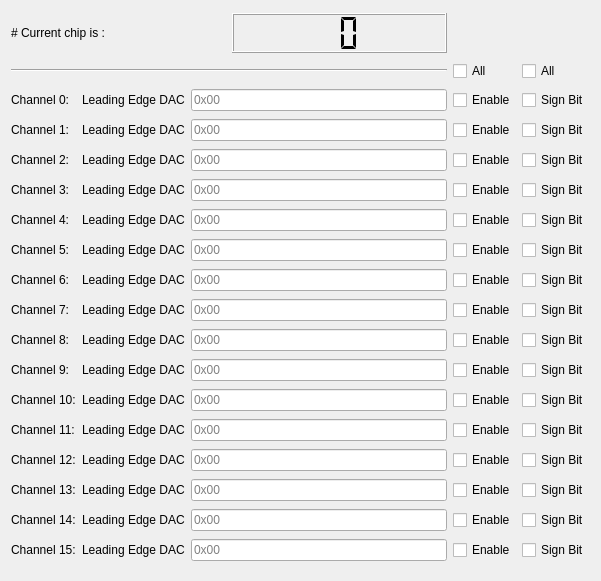
   <widget class="QWidget" name="gridLayoutWidget">
    <property name="geometry">
     <rect>
      <x>30</x>
      <y>80</y>
      <width>601</width>
      <height>581</height>
     </rect>
    </property>
    <layout class="QGridLayout" name="gridLayout_2">
     <item row="7" column="3">
      <widget class="QCheckBox" name="enableDAC_05">
       <property name="text">
        <string>Enable</string>
       </property>
      </widget>
     </item>
     <item row="12" column="4">
      <widget class="QCheckBox" name="signBit_10">
       <property name="text">
        <string>Sign Bit</string>
       </property>
      </widget>
     </item>
     <item row="3" column="0">
      <widget class="QLabel" name="label_52">
       <property name="text">
        <string>Channel 1:</string>
       </property>
       <property name="buddy">
        <cstring>leadingEdgeDAC_01</cstring>
       </property>
      </widget>
     </item>
     <item row="1" column="3">
      <widget class="QCheckBox" name="enableDAC_all">
       <property name="text">
        <string>All</string>
       </property>
      </widget>
     </item>
     <item row="7" column="1">
      <widget class="QLabel" name="label_60">
       <property name="text">
        <string>Leading Edge DAC</string>
       </property>
      </widget>
     </item>
     <item row="3" column="1">
      <widget class="QLabel" name="label_56">
       <property name="text">
        <string>Leading Edge DAC</string>
       </property>
      </widget>
     </item>
     <item row="5" column="3">
      <widget class="QCheckBox" name="enableDAC_03">
       <property name="text">
        <string>Enable</string>
       </property>
      </widget>
     </item>
     <item row="17" column="2">
      <widget class="QLineEdit" name="leadingEdgeDAC_15">
       <property name="minimumSize">
        <size>
         <width>100</width>
         <height>0</height>
        </size>
       </property>
       <property name="toolTip">
        <string>Enter value in Hex</string>
       </property>
       <property name="inputMethodHints">
        <set>Qt::ImhNone</set>
       </property>
       <property name="placeholderText">
        <string>0x00</string>
       </property>
       <property name="clearButtonEnabled">
        <bool>true</bool>
       </property>
      </widget>
     </item>
     <item row="16" column="2">
      <widget class="QLineEdit" name="leadingEdgeDAC_14">
       <property name="minimumSize">
        <size>
         <width>100</width>
         <height>0</height>
        </size>
       </property>
       <property name="toolTip">
        <string>Enter value in Hex</string>
       </property>
       <property name="inputMethodHints">
        <set>Qt::ImhNone</set>
       </property>
       <property name="placeholderText">
        <string>0x00</string>
       </property>
       <property name="clearButtonEnabled">
        <bool>true</bool>
       </property>
      </widget>
     </item>
     <item row="16" column="0">
      <widget class="QLabel" name="label_46">
       <property name="text">
        <string>Channel 14:</string>
       </property>
       <property name="buddy">
        <cstring>leadingEdgeDAC_14</cstring>
       </property>
      </widget>
     </item>
     <item row="2" column="3">
      <widget class="QCheckBox" name="enableDAC_00">
       <property name="text">
        <string>Enable</string>
       </property>
      </widget>
     </item>
     <item row="7" column="2">
      <widget class="QLineEdit" name="leadingEdgeDAC_05">
       <property name="minimumSize">
        <size>
         <width>100</width>
         <height>0</height>
        </size>
       </property>
       <property name="toolTip">
        <string>Enter value in Hex</string>
       </property>
       <property name="inputMethodHints">
        <set>Qt::ImhNone</set>
       </property>
       <property name="placeholderText">
        <string>0x00</string>
       </property>
       <property name="clearButtonEnabled">
        <bool>true</bool>
       </property>
      </widget>
     </item>
     <item row="8" column="4">
      <widget class="QCheckBox" name="signBit_06">
       <property name="text">
        <string>Sign Bit</string>
       </property>
      </widget>
     </item>
     <item row="9" column="1">
      <widget class="QLabel" name="label_62">
       <property name="text">
        <string>Leading Edge DAC</string>
       </property>
      </widget>
     </item>
     <item row="4" column="3">
      <widget class="QCheckBox" name="enableDAC_02">
       <property name="text">
        <string>Enable</string>
       </property>
      </widget>
     </item>
     <item row="15" column="3">
      <widget class="QCheckBox" name="enableDAC_13">
       <property name="text">
        <string>Enable</string>
       </property>
      </widget>
     </item>
     <item row="9" column="3">
      <widget class="QCheckBox" name="enableDAC_07">
       <property name="text">
        <string>Enable</string>
       </property>
      </widget>
     </item>
     <item row="15" column="2">
      <widget class="QLineEdit" name="leadingEdgeDAC_13">
       <property name="minimumSize">
        <size>
         <width>100</width>
         <height>0</height>
        </size>
       </property>
       <property name="toolTip">
        <string>Enter value in Hex</string>
       </property>
       <property name="inputMethodHints">
        <set>Qt::ImhNone</set>
       </property>
       <property name="placeholderText">
        <string>0x00</string>
       </property>
       <property name="clearButtonEnabled">
        <bool>true</bool>
       </property>
      </widget>
     </item>
     <item row="4" column="4">
      <widget class="QCheckBox" name="signBit_02">
       <property name="text">
        <string>Sign Bit</string>
       </property>
      </widget>
     </item>
     <item row="5" column="1">
      <widget class="QLabel" name="label_58">
       <property name="text">
        <string>Leading Edge DAC</string>
       </property>
      </widget>
     </item>
     <item row="6" column="2">
      <widget class="QLineEdit" name="leadingEdgeDAC_04">
       <property name="minimumSize">
        <size>
         <width>100</width>
         <height>0</height>
        </size>
       </property>
       <property name="toolTip">
        <string>Enter value in Hex</string>
       </property>
       <property name="inputMethodHints">
        <set>Qt::ImhNone</set>
       </property>
       <property name="placeholderText">
        <string>0x00</string>
       </property>
       <property name="clearButtonEnabled">
        <bool>true</bool>
       </property>
      </widget>
     </item>
     <item row="12" column="1">
      <widget class="QLabel" name="label_65">
       <property name="text">
        <string>Leading Edge DAC</string>
       </property>
      </widget>
     </item>
     <item row="14" column="3">
      <widget class="QCheckBox" name="enableDAC_12">
       <property name="text">
        <string>Enable</string>
       </property>
      </widget>
     </item>
     <item row="9" column="2">
      <widget class="QLineEdit" name="leadingEdgeDAC_07">
       <property name="minimumSize">
        <size>
         <width>100</width>
         <height>0</height>
        </size>
       </property>
       <property name="toolTip">
        <string>Enter value in Hex</string>
       </property>
       <property name="inputMethodHints">
        <set>Qt::ImhNone</set>
       </property>
       <property name="placeholderText">
        <string>0x00</string>
       </property>
       <property name="clearButtonEnabled">
        <bool>true</bool>
       </property>
      </widget>
     </item>
     <item row="4" column="0">
      <widget class="QLabel" name="label_10">
       <property name="text">
        <string>Channel 2:</string>
       </property>
       <property name="buddy">
        <cstring>leadingEdgeDAC_02</cstring>
       </property>
      </widget>
     </item>
     <item row="10" column="1">
      <widget class="QLabel" name="label_63">
       <property name="text">
        <string>Leading Edge DAC</string>
       </property>
      </widget>
     </item>
     <item row="12" column="2">
      <widget class="QLineEdit" name="leadingEdgeDAC_10">
       <property name="minimumSize">
        <size>
         <width>100</width>
         <height>0</height>
        </size>
       </property>
       <property name="toolTip">
        <string>Enter value in Hex</string>
       </property>
       <property name="inputMethodHints">
        <set>Qt::ImhNone</set>
       </property>
       <property name="placeholderText">
        <string>0x00</string>
       </property>
       <property name="clearButtonEnabled">
        <bool>true</bool>
       </property>
      </widget>
     </item>
     <item row="9" column="4">
      <widget class="QCheckBox" name="signBit_07">
       <property name="text">
        <string>Sign Bit</string>
       </property>
      </widget>
     </item>
     <item row="13" column="1">
      <widget class="QLabel" name="label_66">
       <property name="text">
        <string>Leading Edge DAC</string>
       </property>
      </widget>
     </item>
     <item row="12" column="3">
      <widget class="QCheckBox" name="enableDAC_10">
       <property name="text">
        <string>Enable</string>
       </property>
      </widget>
     </item>
     <item row="2" column="4">
      <widget class="QCheckBox" name="signBit_00">
       <property name="text">
        <string>Sign Bit</string>
       </property>
      </widget>
     </item>
     <item row="14" column="0">
      <widget class="QLabel" name="label_40">
       <property name="text">
        <string>Channel 12:</string>
       </property>
       <property name="buddy">
        <cstring>leadingEdgeDAC_12</cstring>
       </property>
      </widget>
     </item>
     <item row="8" column="2">
      <widget class="QLineEdit" name="leadingEdgeDAC_06">
       <property name="minimumSize">
        <size>
         <width>100</width>
         <height>0</height>
        </size>
       </property>
       <property name="toolTip">
        <string>Enter value in Hex</string>
       </property>
       <property name="inputMethodHints">
        <set>Qt::ImhNone</set>
       </property>
       <property name="placeholderText">
        <string>0x00</string>
       </property>
       <property name="clearButtonEnabled">
        <bool>true</bool>
       </property>
      </widget>
     </item>
     <item row="14" column="2">
      <widget class="QLineEdit" name="leadingEdgeDAC_12">
       <property name="minimumSize">
        <size>
         <width>100</width>
         <height>0</height>
        </size>
       </property>
       <property name="toolTip">
        <string>Enter value in Hex</string>
       </property>
       <property name="inputMethodHints">
        <set>Qt::ImhNone</set>
       </property>
       <property name="placeholderText">
        <string>0x00</string>
       </property>
       <property name="clearButtonEnabled">
        <bool>true</bool>
       </property>
      </widget>
     </item>
     <item row="16" column="1">
      <widget class="QLabel" name="label_69">
       <property name="text">
        <string>Leading Edge DAC</string>
       </property>
      </widget>
     </item>
     <item row="3" column="3">
      <widget class="QCheckBox" name="enableDAC_01">
       <property name="text">
        <string>Enable</string>
       </property>
      </widget>
     </item>
     <item row="15" column="4">
      <widget class="QCheckBox" name="signBit_13">
       <property name="text">
        <string>Sign Bit</string>
       </property>
      </widget>
     </item>
     <item row="13" column="3">
      <widget class="QCheckBox" name="enableDAC_11">
       <property name="text">
        <string>Enable</string>
       </property>
      </widget>
     </item>
     <item row="7" column="4">
      <widget class="QCheckBox" name="signBit_05">
       <property name="text">
        <string>Sign Bit</string>
       </property>
      </widget>
     </item>
     <item row="15" column="0">
      <widget class="QLabel" name="label_20">
       <property name="text">
        <string>Channel 13:</string>
       </property>
       <property name="buddy">
        <cstring>leadingEdgeDAC_13</cstring>
       </property>
      </widget>
     </item>
     <item row="8" column="3">
      <widget class="QCheckBox" name="enableDAC_06">
       <property name="text">
        <string>Enable</string>
       </property>
      </widget>
     </item>
     <item row="17" column="4">
      <widget class="QCheckBox" name="signBit_15">
       <property name="text">
        <string>Sign Bit</string>
       </property>
      </widget>
     </item>
     <item row="4" column="1">
      <widget class="QLabel" name="label_57">
       <property name="text">
        <string>Leading Edge DAC</string>
       </property>
      </widget>
     </item>
     <item row="4" column="2">
      <widget class="QLineEdit" name="leadingEdgeDAC_02">
       <property name="minimumSize">
        <size>
         <width>100</width>
         <height>0</height>
        </size>
       </property>
       <property name="toolTip">
        <string>Enter value in Hex</string>
       </property>
       <property name="inputMethodHints">
        <set>Qt::ImhNone</set>
       </property>
       <property name="placeholderText">
        <string>0x00</string>
       </property>
       <property name="clearButtonEnabled">
        <bool>true</bool>
       </property>
      </widget>
     </item>
     <item row="6" column="4">
      <widget class="QCheckBox" name="signBit_04">
       <property name="text">
        <string>Sign Bit</string>
       </property>
      </widget>
     </item>
     <item row="16" column="4">
      <widget class="QCheckBox" name="signBit_14">
       <property name="text">
        <string>Sign Bit</string>
       </property>
      </widget>
     </item>
     <item row="2" column="0">
      <widget class="QLabel" name="label_3">
       <property name="text">
        <string>Channel 0:</string>
       </property>
       <property name="buddy">
        <cstring>leadingEdgeDAC_00</cstring>
       </property>
      </widget>
     </item>
     <item row="3" column="2">
      <widget class="QLineEdit" name="leadingEdgeDAC_01">
       <property name="minimumSize">
        <size>
         <width>100</width>
         <height>0</height>
        </size>
       </property>
       <property name="toolTip">
        <string>Enter value in Hex</string>
       </property>
       <property name="inputMethodHints">
        <set>Qt::ImhNone</set>
       </property>
       <property name="placeholderText">
        <string>0x00</string>
       </property>
       <property name="clearButtonEnabled">
        <bool>true</bool>
       </property>
      </widget>
     </item>
     <item row="13" column="4">
      <widget class="QCheckBox" name="signBit_11">
       <property name="text">
        <string>Sign Bit</string>
       </property>
      </widget>
     </item>
     <item row="17" column="3">
      <widget class="QCheckBox" name="enableDAC_15">
       <property name="text">
        <string>Enable</string>
       </property>
      </widget>
     </item>
     <item row="10" column="4">
      <widget class="QCheckBox" name="signBit_08">
       <property name="text">
        <string>Sign Bit</string>
       </property>
      </widget>
     </item>
     <item row="1" column="0" colspan="3">
      <widget class="Line" name="line_4">
       <property name="orientation">
        <enum>Qt::Horizontal</enum>
       </property>
      </widget>
     </item>
     <item row="10" column="3">
      <widget class="QCheckBox" name="enableDAC_08">
       <property name="text">
        <string>Enable</string>
       </property>
      </widget>
     </item>
     <item row="13" column="2">
      <widget class="QLineEdit" name="leadingEdgeDAC_11">
       <property name="minimumSize">
        <size>
         <width>100</width>
         <height>0</height>
        </size>
       </property>
       <property name="toolTip">
        <string>Enter value in Hex</string>
       </property>
       <property name="inputMethodHints">
        <set>Qt::ImhNone</set>
       </property>
       <property name="placeholderText">
        <string>0x00</string>
       </property>
       <property name="clearButtonEnabled">
        <bool>true</bool>
       </property>
      </widget>
     </item>
     <item row="9" column="0">
      <widget class="QLabel" name="label_12">
       <property name="text">
        <string>Channel 7:</string>
       </property>
       <property name="buddy">
        <cstring>leadingEdgeDAC_07</cstring>
       </property>
      </widget>
     </item>
     <item row="6" column="3">
      <widget class="QCheckBox" name="enableDAC_04">
       <property name="text">
        <string>Enable</string>
       </property>
      </widget>
     </item>
     <item row="17" column="0">
      <widget class="QLabel" name="label_18">
       <property name="text">
        <string>Channel 15:</string>
       </property>
       <property name="buddy">
        <cstring>leadingEdgeDAC_15</cstring>
       </property>
      </widget>
     </item>
     <item row="11" column="2">
      <widget class="QLineEdit" name="leadingEdgeDAC_09">
       <property name="minimumSize">
        <size>
         <width>100</width>
         <height>0</height>
        </size>
       </property>
       <property name="toolTip">
        <string>Enter value in Hex</string>
       </property>
       <property name="inputMethodHints">
        <set>Qt::ImhNone</set>
       </property>
       <property name="placeholderText">
        <string>0x00</string>
       </property>
       <property name="clearButtonEnabled">
        <bool>true</bool>
       </property>
      </widget>
     </item>
     <item row="6" column="0">
      <widget class="QLabel" name="label_14">
       <property name="text">
        <string>Channel 4:</string>
       </property>
       <property name="buddy">
        <cstring>leadingEdgeDAC_04</cstring>
       </property>
      </widget>
     </item>
     <item row="13" column="0">
      <widget class="QLabel" name="label_16">
       <property name="text">
        <string>Channel 11:</string>
       </property>
       <property name="buddy">
        <cstring>leadingEdgeDAC_11</cstring>
       </property>
      </widget>
     </item>
     <item row="3" column="4">
      <widget class="QCheckBox" name="signBit_01">
       <property name="text">
        <string>Sign Bit</string>
       </property>
      </widget>
     </item>
     <item row="15" column="1">
      <widget class="QLabel" name="label_68">
       <property name="text">
        <string>Leading Edge DAC</string>
       </property>
      </widget>
     </item>
     <item row="5" column="0">
      <widget class="QLabel" name="label_42">
       <property name="text">
        <string>Channel 3:</string>
       </property>
       <property name="buddy">
        <cstring>leadingEdgeDAC_03</cstring>
       </property>
      </widget>
     </item>
     <item row="10" column="2">
      <widget class="QLineEdit" name="leadingEdgeDAC_08">
       <property name="minimumSize">
        <size>
         <width>100</width>
         <height>0</height>
        </size>
       </property>
       <property name="toolTip">
        <string>Enter value in Hex</string>
       </property>
       <property name="inputMethodHints">
        <set>Qt::ImhNone</set>
       </property>
       <property name="placeholderText">
        <string>0x00</string>
       </property>
       <property name="clearButtonEnabled">
        <bool>true</bool>
       </property>
      </widget>
     </item>
     <item row="7" column="0">
      <widget class="QLabel" name="label_50">
       <property name="text">
        <string>Channel 5:</string>
       </property>
       <property name="buddy">
        <cstring>leadingEdgeDAC_05</cstring>
       </property>
      </widget>
     </item>
     <item row="8" column="0">
      <widget class="QLabel" name="label_54">
       <property name="text">
        <string>Channel 6:</string>
       </property>
       <property name="buddy">
        <cstring>leadingEdgeDAC_06</cstring>
       </property>
      </widget>
     </item>
     <item row="10" column="0">
      <widget class="QLabel" name="label_44">
       <property name="text">
        <string>Channel 8:</string>
       </property>
       <property name="buddy">
        <cstring>leadingEdgeDAC_08</cstring>
       </property>
      </widget>
     </item>
     <item row="11" column="4">
      <widget class="QCheckBox" name="signBit_09">
       <property name="text">
        <string>Sign Bit</string>
       </property>
      </widget>
     </item>
     <item row="2" column="1">
      <widget class="QLabel" name="label_5">
       <property name="text">
        <string>Leading Edge DAC</string>
       </property>
      </widget>
     </item>
     <item row="8" column="1">
      <widget class="QLabel" name="label_61">
       <property name="text">
        <string>Leading Edge DAC</string>
       </property>
      </widget>
     </item>
     <item row="12" column="0">
      <widget class="QLabel" name="label_48">
       <property name="text">
        <string>Channel 10:</string>
       </property>
       <property name="buddy">
        <cstring>leadingEdgeDAC_10</cstring>
       </property>
      </widget>
     </item>
     <item row="5" column="4">
      <widget class="QCheckBox" name="signBit_03">
       <property name="text">
        <string>Sign Bit</string>
       </property>
      </widget>
     </item>
     <item row="6" column="1">
      <widget class="QLabel" name="label_59">
       <property name="text">
        <string>Leading Edge DAC</string>
       </property>
      </widget>
     </item>
     <item row="11" column="0">
      <widget class="QLabel" name="label_22">
       <property name="text">
        <string>Channel 9:</string>
       </property>
       <property name="buddy">
        <cstring>leadingEdgeDAC_09</cstring>
       </property>
      </widget>
     </item>
     <item row="16" column="3">
      <widget class="QCheckBox" name="enableDAC_14">
       <property name="text">
        <string>Enable</string>
       </property>
      </widget>
     </item>
     <item row="17" column="1">
      <widget class="QLabel" name="label_70">
       <property name="text">
        <string>Leading Edge DAC</string>
       </property>
      </widget>
     </item>
     <item row="2" column="2">
      <widget class="QLineEdit" name="leadingEdgeDAC_00">
       <property name="minimumSize">
        <size>
         <width>100</width>
         <height>0</height>
        </size>
       </property>
       <property name="toolTip">
        <string>Enter value in Hex</string>
       </property>
       <property name="inputMethodHints">
        <set>Qt::ImhNone</set>
       </property>
       <property name="placeholderText">
        <string>0x00</string>
       </property>
       <property name="clearButtonEnabled">
        <bool>true</bool>
       </property>
      </widget>
     </item>
     <item row="14" column="1">
      <widget class="QLabel" name="label_67">
       <property name="text">
        <string>Leading Edge DAC</string>
       </property>
      </widget>
     </item>
     <item row="11" column="1">
      <widget class="QLabel" name="label_64">
       <property name="text">
        <string>Leading Edge DAC</string>
       </property>
      </widget>
     </item>
     <item row="1" column="4">
      <widget class="QCheckBox" name="signBit_all">
       <property name="text">
        <string>All</string>
       </property>
      </widget>
     </item>
     <item row="5" column="2">
      <widget class="QLineEdit" name="leadingEdgeDAC_03">
       <property name="minimumSize">
        <size>
         <width>100</width>
         <height>0</height>
        </size>
       </property>
       <property name="toolTip">
        <string>Enter value in Hex</string>
       </property>
       <property name="inputMethodHints">
        <set>Qt::ImhNone</set>
       </property>
       <property name="placeholderText">
        <string>0x00</string>
       </property>
       <property name="clearButtonEnabled">
        <bool>true</bool>
       </property>
      </widget>
     </item>
     <item row="14" column="4">
      <widget class="QCheckBox" name="signBit_12">
       <property name="text">
        <string>Sign Bit</string>
       </property>
      </widget>
     </item>
     <item row="11" column="3">
      <widget class="QCheckBox" name="enableDAC_09">
       <property name="text">
        <string>Enable</string>
       </property>
      </widget>
     </item>
     <item row="0" column="0" colspan="3">
      <layout class="QHBoxLayout" name="horizontalLayout_5">
       <item>
        <widget class="QLabel" name="label">
         <property name="text">
          <string># Current chip is :</string>
         </property>
         <property name="textFormat">
          <enum>Qt::MarkdownText</enum>
         </property>
        </widget>
       </item>
       <item>
        <widget class="QLCDNumber" name="chipNumber_display">
         <property name="enabled">
          <bool>true</bool>
         </property>
         <property name="sizePolicy">
          <sizepolicy hsizetype="Ignored" vsizetype="Fixed">
           <horstretch>0</horstretch>
           <verstretch>0</verstretch>
          </sizepolicy>
         </property>
         <property name="minimumSize">
          <size>
           <width>0</width>
           <height>40</height>
          </size>
         </property>
         <property name="font">
          <font>
           <family>Academy Engraved LET</family>
           <pointsize>22</pointsize>
          </font>
         </property>
         <property name="layoutDirection">
          <enum>Qt::LeftToRight</enum>
         </property>
         <property name="autoFillBackground">
          <bool>false</bool>
         </property>
         <property name="lineWidth">
          <number>1</number>
         </property>
         <property name="smallDecimalPoint">
          <bool>false</bool>
         </property>
         <property name="digitCount">
          <number>2</number>
         </property>
         <property name="mode">
          <enum>QLCDNumber::Dec</enum>
         </property>
         <property name="segmentStyle">
          <enum>QLCDNumber::Flat</enum>
         </property>
         <property name="value" stdset="0">
          <double>0.000000000000000</double>
         </property>
        </widget>
       </item>
      </layout>
     </item>
    </layout>
   </widget>
